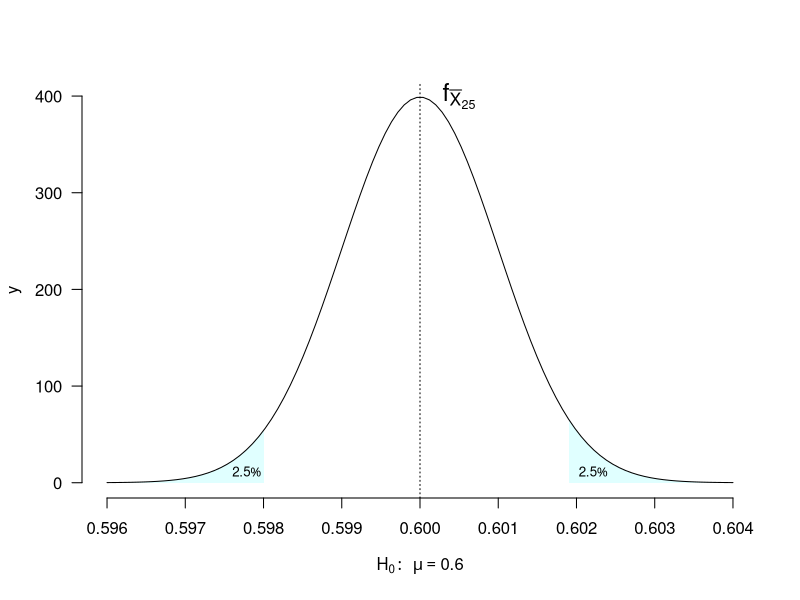

Recreate this plot in R.
# TODO: Add comment
# 
# Author: ortellic
###############################################################################


pdf(file="grafici/k005TestBilaterale.pdf")
# test bilaterale

f <- function(x) {
	sigma2=0.001^2
	exp(-1/(2*sigma2)*(x-0.6)^2)/sqrt(2*pi*sigma2)
}


x <- seq(0.596,0.604,length.out = 100)
y <- f(x)

xPol1 <- c(0.596,seq(0.596,0.598,by=0.0001))
yPol1 <- c(0,f(xPol1),0)
xPol1 <- c(0.596,xPol1,0.598)

xPol2 <- c(0.6019,seq(0.6019,0.604,by=0.0001))
yPol2 <- c(0,f(xPol2),0)
xPol2 <- c(0.6019,xPol2,0.604)

xPol <- c(xPol1,NA,xPol2)
yPol <- c(yPol1,NA,yPol2)


plot(x,y,type="l",axes=FALSE, 
		xlab=expression(H[0]:~ ~mu==0.6),
		ylab="y",
		panel.first=polygon(xPol,yPol,col="lightcyan",border = NA)
)

Axis(at=seq(0.596,0.604,by=0.001),side=1)
Axis(side=2,las=1)

abline(v=0.6,lty=3)



text(0.6005,400,expression(f[bar(X)[25]]),cex=1.5)
text(0.6019,10,expression(paste(2.5, symbol("%"))),cex=0.8,pos=4)
text(0.5981,10,expression(paste(2.5, symbol("%"))),cex=0.8,pos=2)

dev.off()
